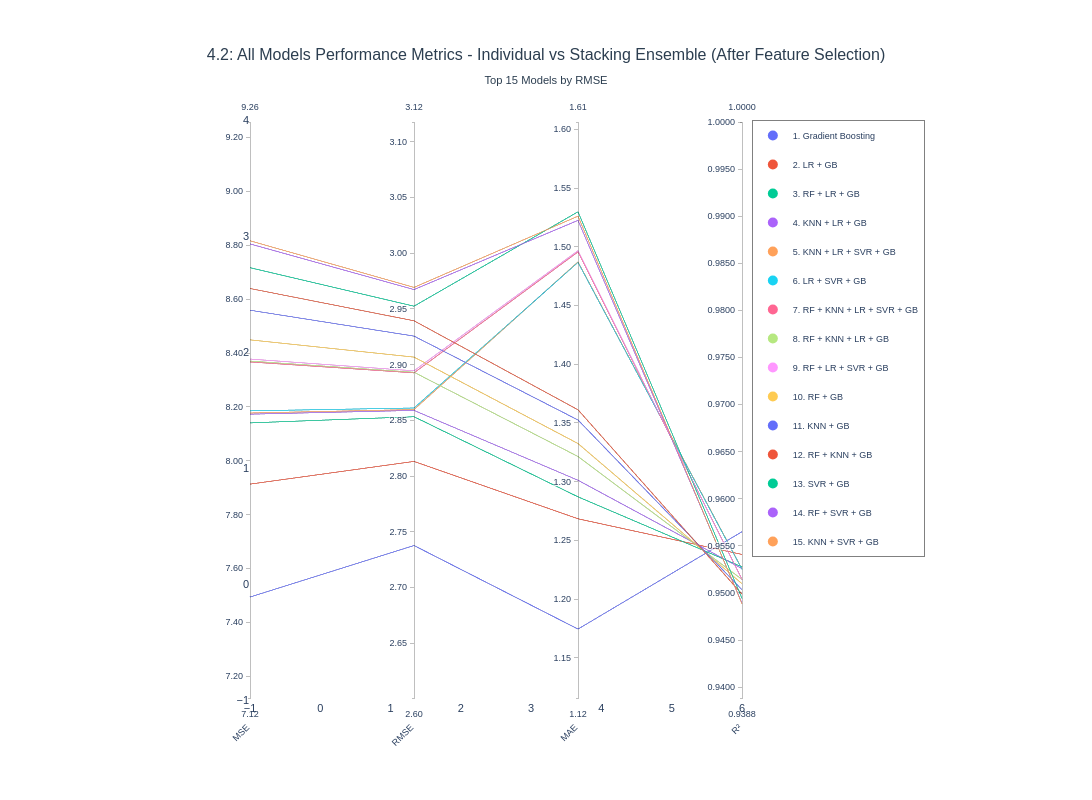

This figure's notebook cell:
### Code cell
fig_all_models_retrain = plot_parallel_coordinates_all_models(
    results_df=results_df_retrain,
    metrics_df=metrics_df_retrain,
    title="4.2: All Models Performance Metrics - Individual vs Stacking Ensemble (After Feature Selection)",
    top_n=15
 )

fig_all_models_retrain.show()

### Figure 1 — Plotly figure (JSON) as saved in the notebook; plotly's stock layout.template omitted (floating-point values rounded to 4 significant figures)
{"data": [{"dimensions": [{"label": "MSE", "range": [7.12, 9.258], "tickformat": ".2f", "values": [7.494, 7.914, 8.141, 8.173, 8.178, 8.186, 8.367, 8.37, 8.378, 8.449, 8.559, 8.64, 8.717, 8.805, 8.817]}, {"label": "RMSE", "range": [2.601, 3.118], "tickformat": ".2f", "values": [2.738, 2.813, 2.853, 2.859, 2.86, 2.861, 2.893, 2.893, 2.894, 2.907, 2.926, 2.939, 2.952, 2.967, 2.969]}, {"label": "MAE", "range": [1.116, 1.606], "tickformat": ".2f", "values": [1.174, 1.268, 1.287, 1.301, 1.487, 1.487, 1.496, 1.321, 1.497, 1.332, 1.353, 1.361, 1.53, 1.523, 1.526]}, {"label": "R²", "range": [0.9388, 1], "tickformat": ".4f", "values": [0.9565, 0.9541, 0.9528, 0.9526, 0.9526, 0.9525, 0.9515, 0.9514, 0.9514, 0.951, 0.9503, 0.9499, 0.9494, 0.9489, 0.9488]}], "labelangle": -45, "labelside": "bottom", "line": {"color": [0, 1, 2, 3, 4, 5, 6, 7, 8, 9, 10, 11, 12, 13, 14], "colorscale": [[0, "#636EFA"], [0.07143, "#EF553B"], [0.1429, "#00CC96"], [0.2143, "#AB63FA"], [0.2857, "#FFA15A"], [0.3571, "#19D3F3"], [0.4286, "#FF6692"], [0.5, "#B6E880"], [0.5714, "#FF97FF"], [0.6429, "#FECB52"], [0.7143, "#636EFA"], [0.7857, "#EF553B"], [0.8571, "#00CC96"], [0.9286, "#AB63FA"], [1, "#FFA15A"]], "showscale": false}, "type": "parcoords"}, {"hovertemplate": "<b>Gradient Boosting</b><br>Num Models: 1<br>MSE: 7.4944<br>RMSE: 2.7376<br>MAE: 1.1744<br>R²: 0.9565<br><extra></extra>", "legendgroup": "Gradient Boosting", "marker": {"color": "#636EFA", "size": 10}, "mode": "markers", "name": "1. Gradient Boosting", "showlegend": true, "type": "scatter", "x": [null], "y": [null]}, {"hovertemplate": "<b>LR + GB</b><br>Num Models: 2<br>MSE: 7.9135<br>RMSE: 2.8131<br>MAE: 1.2684<br>R²: 0.9541<br><extra></extra>", "legendgroup": "LR + GB", "marker": {"color": "#EF553B", "size": 10}, "mode": "markers", "name": "2. LR + GB", "showlegend": true, "type": "scatter", "x": [null], "y": [null]}, {"hovertemplate": "<b>RF + LR + GB</b><br>Num Models: 3<br>MSE: 8.1408<br>RMSE: 2.8532<br>MAE: 1.2871<br>R²: 0.9528<br><extra></extra>", "legendgroup": "RF + LR + GB", "marker": {"color": "#00CC96", "size": 10}, "mode": "markers", "name": "3. RF + LR + GB", "showlegend": true, "type": "scatter", "x": [null], "y": [null]}, {"hovertemplate": "<b>KNN + LR + GB</b><br>Num Models: 3<br>MSE: 8.1733<br>RMSE: 2.8589<br>MAE: 1.3012<br>R²: 0.9526<br><extra></extra>", "legendgroup": "KNN + LR + GB", "marker": {"color": "#AB63FA", "size": 10}, "mode": "markers", "name": "4. KNN + LR + GB", "showlegend": true, "type": "scatter", "x": [null], "y": [null]}, {"hovertemplate": "<b>KNN + LR + SVR + GB</b><br>Num Models: 4<br>MSE: 8.1776<br>RMSE: 2.8596<br>MAE: 1.4872<br>R²: 0.9526<br><extra></extra>", "legendgroup": "KNN + LR + SVR + GB", "marker": {"color": "#FFA15A", "size": 10}, "mode": "markers", "name": "5. KNN + LR + SVR + GB", "showlegend": true, "type": "scatter", "x": [null], "y": [null]}, {"hovertemplate": "<b>LR + SVR + GB</b><br>Num Models: 3<br>MSE: 8.1856<br>RMSE: 2.8610<br>MAE: 1.4868<br>R²: 0.9525<br><extra></extra>", "legendgroup": "LR + SVR + GB", "marker": {"color": "#19D3F3", "size": 10}, "mode": "markers", "name": "6. LR + SVR + GB", "showlegend": true, "type": "scatter", "x": [null], "y": [null]}, {"hovertemplate": "<b>RF + KNN + LR + SVR + GB</b><br>Num Models: 5<br>MSE: 8.3670<br>RMSE: 2.8926<br>MAE: 1.4957<br>R²: 0.9515<br><extra></extra>", "legendgroup": "RF + KNN + LR + SVR + GB", "marker": {"color": "#FF6692", "size": 10}, "mode": "markers", "name": "7. RF + KNN + LR + SVR + GB", "showlegend": true, "type": "scatter", "x": [null], "y": [null]}, {"hovertemplate": "<b>RF + KNN + LR + GB</b><br>Num Models: 4<br>MSE: 8.3703<br>RMSE: 2.8932<br>MAE: 1.3214<br>R²: 0.9514<br><extra></extra>", "legendgroup": "RF + KNN + LR + GB", "marker": {"color": "#B6E880", "size": 10}, "mode": "markers", "name": "8. RF + KNN + LR + GB", "showlegend": true, "type": "scatter", "x": [null], "y": [null]}, {"hovertemplate": "<b>RF + LR + SVR + GB</b><br>Num Models: 4<br>MSE: 8.3778<br>RMSE: 2.8944<br>MAE: 1.4968<br>R²: 0.9514<br><extra></extra>", "legendgroup": "RF + LR + SVR + GB", "marker": {"color": "#FF97FF", "size": 10}, "mode": "markers", "name": "9. RF + LR + SVR + GB", "showlegend": true, "type": "scatter", "x": [null], "y": [null]}, {"hovertemplate": "<b>RF + GB</b><br>Num Models: 2<br>MSE: 8.4491<br>RMSE: 2.9067<br>MAE: 1.3325<br>R²: 0.9510<br><extra></extra>", "legendgroup": "RF + GB", "marker": {"color": "#FECB52", "size": 10}, "mode": "markers", "name": "10. RF + GB", "showlegend": true, "type": "scatter", "x": [null], "y": [null]}, {"hovertemplate": "<b>KNN + GB</b><br>Num Models: 2<br>MSE: 8.5591<br>RMSE: 2.9256<br>MAE: 1.3525<br>R²: 0.9503<br><extra></extra>", "legendgroup": "KNN + GB", "marker": {"color": "#636EFA", "size": 10}, "mode": "markers", "name": "11. KNN + GB", "showlegend": true, "type": "scatter", "x": [null], "y": [null]}, {"hovertemplate": "<b>RF + KNN + GB</b><br>Num Models: 3<br>MSE: 8.6397<br>RMSE: 2.9393<br>MAE: 1.3612<br>R²: 0.9499<br><extra></extra>", "legendgroup": "RF + KNN + GB", "marker": {"color": "#EF553B", "size": 10}, "mode": "markers", "name": "12. RF + KNN + GB", "showlegend": true, "type": "scatter", "x": [null], "y": [null]}, {"hovertemplate": "<b>SVR + GB</b><br>Num Models: 2<br>MSE: 8.7170<br>RMSE: 2.9524<br>MAE: 1.5299<br>R²: 0.9494<br><extra></extra>", "legendgroup": "SVR + GB", "marker": {"color": "#00CC96", "size": 10}, "mode": "markers", "name": "13. SVR + GB", "showlegend": true, "type": "scatter", "x": [null], "y": [null]}, {"hovertemplate": "<b>RF + SVR + GB</b><br>Num Models: 3<br>MSE: 8.8052<br>RMSE: 2.9674<br>MAE: 1.5226<br>R²: 0.9489<br><extra></extra>", "legendgroup": "RF + SVR + GB", "marker": {"color": "#AB63FA", "size": 10}, "mode": "markers", "name": "14. RF + SVR + GB", "showlegend": true, "type": "scatter", "x": [null], "y": [null]}, {"hovertemplate": "<b>KNN + SVR + GB</b><br>Num Models: 3<br>MSE: 8.8169<br>RMSE: 2.9693<br>MAE: 1.5262<br>R²: 0.9488<br><extra></extra>", "legendgroup": "KNN + SVR + GB", "marker": {"color": "#FFA15A", "size": 10}, "mode": "markers", "name": "15. KNN + SVR + GB", "showlegend": true, "type": "scatter", "x": [null], "y": [null]}], "layout": {"font": {"family": "Arial, sans-serif", "size": 11}, "height": 800, "hovermode": "closest", "legend": {"bgcolor": "rgba(255, 255, 255, 0.95)", "bordercolor": "gray", "borderwidth": 1, "font": {"size": 9}, "orientation": "v", "x": 1.02, "xanchor": "left", "y": 1, "yanchor": "top"}, "margin": {"b": 100, "l": 250, "r": 350, "t": 120}, "paper_bgcolor": "white", "plot_bgcolor": "white", "showlegend": true, "title": {"font": {"color": "#2c3e50", "family": "Arial, sans-serif", "size": 16}, "text": "4.2: All Models Performance Metrics - Individual vs Stacking Ensemble (After Feature Selection)<br><sub>Top 15 Models by RMSE</sub>", "x": 0.5, "xanchor": "center"}, "width": 1400, "xaxis": {"showgrid": false}, "yaxis": {"showgrid": false}}}
